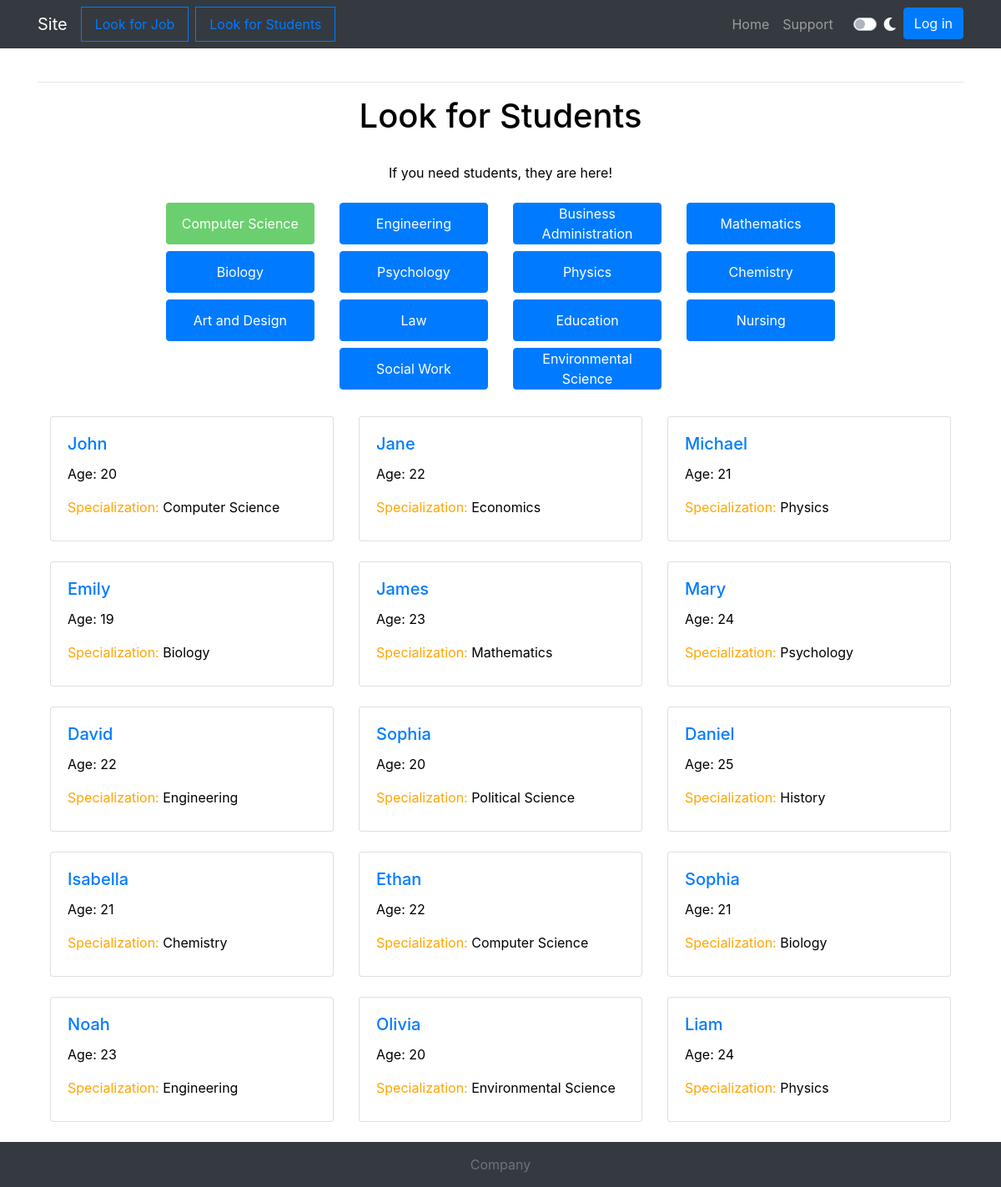
The page /look_for_student/category/1_computer-science on the database as committed earlier.
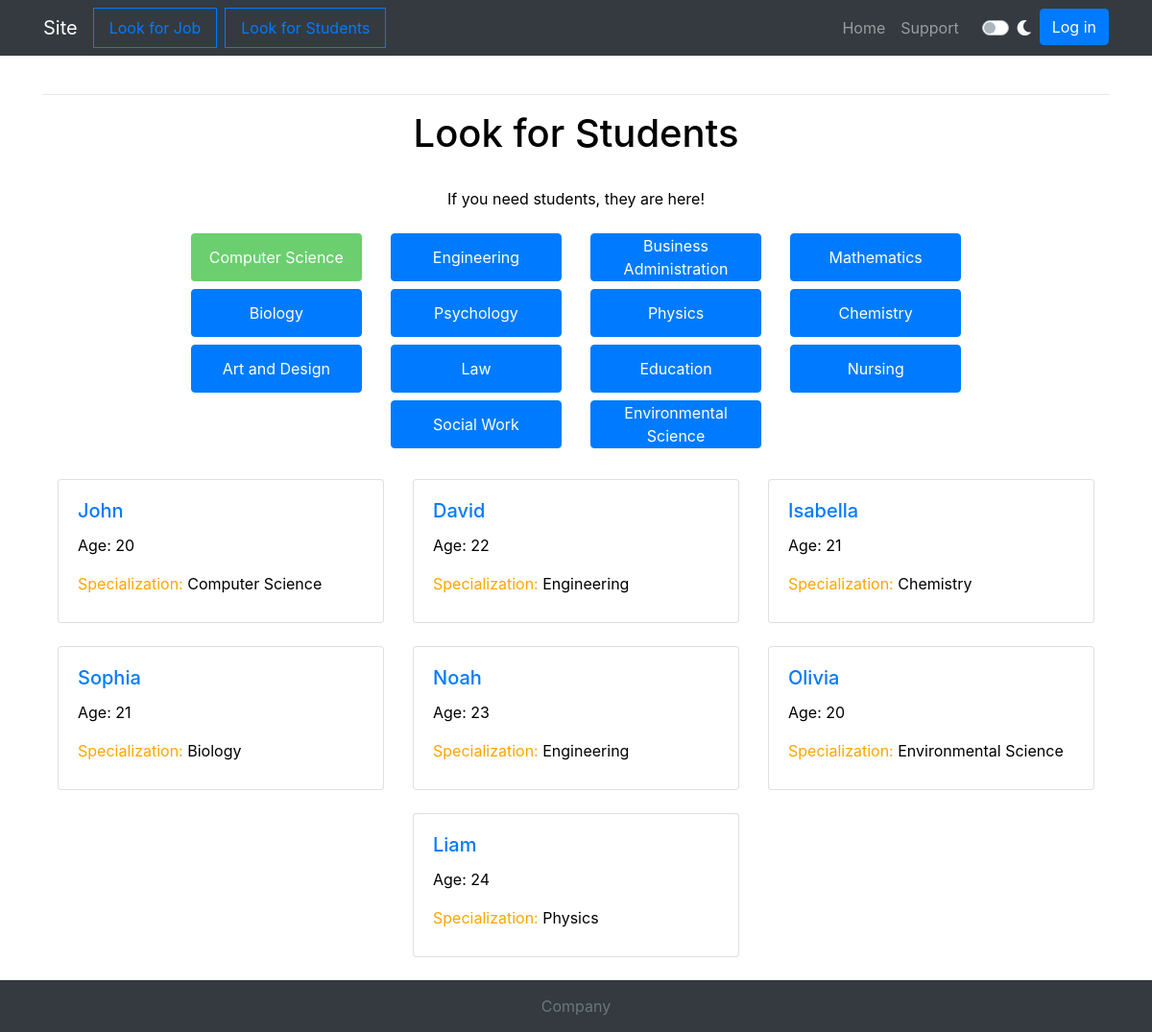
The same page on the database as committed later.
### lookForStudent/models.py (models this page shows, shortened)
class SpecializationCategory(models.Model):
    name = models.TextField(max_length=255)
    slug = models.SlugField(max_length=255, unique=True, editable=False)
    def get_absolute_url(self):
        return reverse('specialization_category', kwargs={'category_slug': self.slug})
    class Meta:
        verbose_name = "Specialization categories"
        verbose_name_plural = "Specialization categories"
        ordering = ['pk']

class Student(models.Model):
    class Status(models.IntegerChoices):
        DRAFT = 0, 'draft blank'
        PUBLISHED = 1, 'published'
    class Meta:
        verbose_name = "Blanks"
        verbose_name_plural = "Blanks"
        ordering = ['pk']
    gender = models.TextField(max_length=1)
    name = models.TextField(max_length=255)
    surname = models.TextField(max_length=255)
    age = models.IntegerField()
    phone = models.TextField(max_length=255, unique=True)
    email = models.TextField(max_length=255, unique=True)
    university = models.TextField(max_length=255)
    specialization = models.TextField(max_length=255)
    category = models.ForeignKey('SpecializationCategory', on_delete=models.CASCADE, related_name='category')
    degree = models.TextField(max_length=255)
    course = models.IntegerField()
    description = models.TextField(max_length=1000, blank=True)
    created_time = models.DateTimeField(auto_now_add=True)
    changed_time = models.DateTimeField(auto_now=True)
    slug = models.SlugField(max_length=255, unique=True, editable=False)
    is_published = models.BooleanField(default=tuple(map(lambda x: (bool(x[0]), x[1]), Status.choices)), choices=Status.choices)
    objects = models.Manager()
    published = PublishedManager()
    def get_absolute_url(self):
        return reverse('student_blank', kwargs={'student_slug': self.slug})

### lookForStudent/views.py (the view)
# urls.py: path('category/<slug:category_slug>', views.specialization_category, name = 'specialization_category'),
def specialization_category(request: HttpRequest, category_slug):
    category = get_object_or_404(SpecializationCategory, slug=category_slug)
    students = Student.published.filter(category_id=category.pk)
    data = {
        'students': students,
        'categories' : SpecializationCategory.objects.all(),
        'cur_category' : category
    }
    return render(request, 'lookForStudent/students_all_blanks_block.html', data)

### lookForStudent/models.py (called while the page is built)
    def get_queryset(self):
        return super().get_queryset().filter(is_published=Student.Status.PUBLISHED)

### lookForStudent/templates/lookForStudent/students_all_blanks_block.html
{% extends "./lookForStudent_main.html" %}
{% block blanks %}
<div align="center">
    <br>
    <div class="container">
        <div class="row justify-content-center">
            {% for student in students %}
                <div class="col-md-4 mb-4">
                    <div class="card" style="min-height: 150px;">
                        <div class="card-body text-center">
                            <h5 class="card-title" align="left"><a href="{{ student.get_absolute_url }}">{{ student.name }}</a></h5>
                            <p class="card-text" align="left">Age: {{ student.age }}</p>
                            <p class="card-text" align="left"><span style="color: orange;">Specialization:</span> {{ student.specialization }}</p>
                        </div>
                    </div>
                </div>
                {% if forloop.counter|divisibleby:3 and not forloop.last %}
                    </div><div class="row justify-content-center">
                {% endif %}
            {% endfor %}
        </div>
    </div>
</div>
{% endblock %}

### lookForStudent/templates/lookForStudent/lookForStudent_main.html
{% extends "../index.html" %}
{% block content %}
    <div class="col-md-9 mx-auto text-center">
        <div>
            <h1>Look for Students</h1>
            <br>
            <p>If you need students, they are here!</p>
        </div>
        <div class="mt-4">
            <div class="row justify-content-center">
                {% for category in categories %}
                <div class="col-md-3 mb-2 d-flex">
                    {% if cur_category and cur_category.id == category.id %}
                        <button class="btn w-100 d-flex align-items-center justify-content-center" style="height: 50px; background-color: #6bcf6f; color: white;">
                            <span>{{ category.name }}</span>
                        </button>
                    {% else %}
                        <a href="{{ category.get_absolute_url }}" class="btn btn-primary w-100 d-flex align-items-center justify-content-center"
                           style="height: 50px; text-decoration: none; color: white;">
                            {{ category.name }}
                        </a>
                    {% endif %}
                </div>
                {% endfor %}
            </div>
        </div>
    </div>
    {% block blanks %}
    {% endblock %}
{% endblock %}

Rows that differ between the two databases and show on the page:
no longer on this page (row edited): Student: name "Jane", age "22", specialization "Economics"
no longer on this page (row edited): Student: name "Michael", age "21", specialization "Physics"
no longer on this page (row edited): Student: name "Emily", age "19", specialization "Biology"
no longer on this page (row edited): Student: name "James", age "23", specialization "Mathematics"
no longer on this page (row edited): Student: name "Mary", age "24", specialization "Psychology"
no longer on this page (row edited): Student: name "Sophia", age "20", specialization "Political Science"
no longer on this page (row edited): Student: name "Daniel", age "25", specialization "History"
no longer on this page (row edited): Student: name "Ethan", age "22", specialization "Computer Science"
